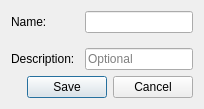
<?xml version="1.0" encoding="UTF-8"?>
<ui version="4.0">
 <class>EditFolderDialog</class>
 <widget class="QDialog" name="EditFolderDialog">
  <property name="windowTitle"><string>Edit Folder</string></property>
  <property name="minimumWidth"><number>350</number></property>
  <layout class="QVBoxLayout" name="verticalLayout">
   <item>
    <layout class="QFormLayout" name="formLayout">
     <property name="horizontalSpacing"><number>10</number></property>
     <property name="verticalSpacing"><number>15</number></property>
     <item row="0" column="0"><widget class="QLabel"><property name="text"><string>Name:</string></property></widget></item>
     <item row="0" column="1"><widget class="QLineEdit" name="nameEdit"/></item>
     <item row="1" column="0"><widget class="QLabel"><property name="text"><string>Description:</string></property></widget></item>
     <item row="1" column="1"><widget class="QLineEdit" name="descEdit"><property name="placeholderText"><string>Optional</string></property></widget></item>
    </layout>
   </item>
   <item>
    <widget class="QDialogButtonBox" name="buttonBox">
     <property name="standardButtons"><set>QDialogButtonBox::Cancel|QDialogButtonBox::Save</set></property>
    </widget>
   </item>
  </layout>
 </widget>
</ui>
